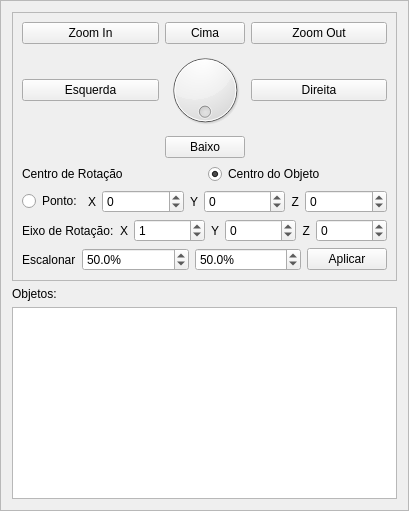
       <widget class="QFrame" name="frame">
        <property name="sizePolicy">
         <sizepolicy hsizetype="Preferred" vsizetype="Preferred">
          <horstretch>0</horstretch>
          <verstretch>0</verstretch>
         </sizepolicy>
        </property>
        <property name="frameShape">
         <enum>QFrame::StyledPanel</enum>
        </property>
        <property name="frameShadow">
         <enum>QFrame::Raised</enum>
        </property>
        <layout class="QVBoxLayout" name="verticalLayout_9">
         <item>
          <widget class="QFrame" name="frame_6">
           <property name="frameShape">
            <enum>QFrame::StyledPanel</enum>
           </property>
           <property name="frameShadow">
            <enum>QFrame::Raised</enum>
           </property>
           <layout class="QGridLayout" name="gridLayout_2">
            <item row="0" column="0">
             <layout class="QGridLayout" name="gridLayout_5">
              <item row="0" column="1">
               <widget class="QPushButton" name="pushButtonUp">
                <property name="text">
                 <string>Cima</string>
                </property>
               </widget>
              </item>
              <item row="2" column="1">
               <widget class="QPushButton" name="pushButtonDown">
                <property name="text">
                 <string>Baixo</string>
                </property>
               </widget>
              </item>
              <item row="1" column="0">
               <widget class="QPushButton" name="pushButtonLeft">
                <property name="maximumSize">
                 <size>
                  <width>16777215</width>
                  <height>16777215</height>
                 </size>
                </property>
                <property name="text">
                 <string>Esquerda</string>
                </property>
               </widget>
              </item>
              <item row="1" column="2">
               <widget class="QPushButton" name="pushButtonRight">
                <property name="text">
                 <string>Direita</string>
                </property>
               </widget>
              </item>
              <item row="0" column="2">
               <widget class="QPushButton" name="pushButtonZoomOut">
                <property name="text">
                 <string>Zoom Out</string>
                </property>
               </widget>
              </item>
              <item row="0" column="0">
               <widget class="QPushButton" name="pushButtonZoomIn">
                <property name="text">
                 <string>Zoom In</string>
                </property>
               </widget>
              </item>
              <item row="1" column="1">
               <widget class="QDial" name="dialRotate">
                <property name="sizePolicy">
                 <sizepolicy hsizetype="Minimum" vsizetype="Preferred">
                  <horstretch>0</horstretch>
                  <verstretch>0</verstretch>
                 </sizepolicy>
                </property>
                <property name="maximumSize">
                 <size>
                  <width>80</width>
                  <height>80</height>
                 </size>
                </property>
                <property name="minimum">
                 <number>0</number>
                </property>
                <property name="maximum">
                 <number>90</number>
                </property>
                <property name="pageStep">
                 <number>1</number>
                </property>
                <property name="value">
                 <number>0</number>
                </property>
                <property name="wrapping">
                 <bool>true</bool>
                </property>
               </widget>
              </item>
             </layout>
            </item>
            <item row="1" column="0">
             <layout class="QVBoxLayout" name="verticalLayout_3">
              <item>
               <layout class="QHBoxLayout" name="horizontalLayout_11">
                <item>
                 <widget class="QLabel" name="label_5">
                  <property name="text">
                   <string>Centro de Rotação</string>
                  </property>
                 </widget>
                </item>
                <item>
                 <widget class="QRadioButton" name="radioButtonCenter_Object">
                  <property name="text">
                   <string>Centro do Objeto</string>
                  </property>
                  <property name="checked">
                   <bool>true</bool>
                  </property>
                 </widget>
                </item>
               </layout>
              </item>
              <item>
               <layout class="QHBoxLayout" name="horizontalLayout_5">
                <item>
                 <widget class="QRadioButton" name="radioButtonCenter_Point">
                  <property name="text">
                   <string>Ponto:</string>
                  </property>
                 </widget>
                </item>
                <item>
                 <widget class="QLabel" name="label_9">
                  <property name="text">
                   <string>X</string>
                  </property>
                  <property name="alignment">
                   <set>Qt::AlignRight|Qt::AlignTrailing|Qt::AlignVCenter</set>
                  </property>
                 </widget>
                </item>
                <item>
                 <widget class="QDoubleSpinBox" name="point_x1_rotate">
                  <property name="sizePolicy">
                   <sizepolicy hsizetype="Expanding" vsizetype="Fixed">
                    <horstretch>0</horstretch>
                    <verstretch>0</verstretch>
                   </sizepolicy>
                  </property>
                  <property name="decimals">
                   <number>0</number>
                  </property>
                  <property name="minimum">
                   <double>-999999999.000000000000000</double>
                  </property>
                  <property name="maximum">
                   <double>999999999.000000000000000</double>
                  </property>
                 </widget>
                </item>
                <item>
                 <widget class="QLabel" name="label_10">
                  <property name="text">
                   <string>Y</string>
                  </property>
                  <property name="alignment">
                   <set>Qt::AlignRight|Qt::AlignTrailing|Qt::AlignVCenter</set>
                  </property>
                 </widget>
                </item>
                <item>
                 <widget class="QDoubleSpinBox" name="point_y1_rotate">
                  <property name="sizePolicy">
                   <sizepolicy hsizetype="Expanding" vsizetype="Fixed">
                    <horstretch>0</horstretch>
                    <verstretch>0</verstretch>
                   </sizepolicy>
                  </property>
                  <property name="decimals">
                   <number>0</number>
                  </property>
                  <property name="minimum">
                   <double>-999999999.000000000000000</double>
                  </property>
                  <property name="maximum">
                   <double>999999999.000000000000000</double>
                  </property>
                 </widget>
                </item>
                <item>
                 <widget class="QLabel" name="label_16">
                  <property name="text">
                   <string>Z</string>
                  </property>
                  <property name="alignment">
                   <set>Qt::AlignRight|Qt::AlignTrailing|Qt::AlignVCenter</set>
                  </property>
                 </widget>
                </item>
                <item>
                 <widget class="QDoubleSpinBox" name="point_z1_rotate">
                  <property name="sizePolicy">
                   <sizepolicy hsizetype="Expanding" vsizetype="Fixed">
                    <horstretch>0</horstretch>
                    <verstretch>0</verstretch>
                   </sizepolicy>
                  </property>
                  <property name="decimals">
                   <number>0</number>
                  </property>
                  <property name="minimum">
                   <double>-999999999.000000000000000</double>
                  </property>
                  <property name="maximum">
                   <double>999999999.000000000000000</double>
                  </property>
                 </widget>
                </item>
               </layout>
              </item>
             </layout>
            </item>
            <item row="2" column="0">
             <layout class="QHBoxLayout" name="horizontalLayout_33">
              <item>
               <widget class="QLabel" name="label_21">
                <property name="text">
                 <string>Eixo de Rotação:</string>
                </property>
               </widget>
              </item>
              <item>
               <widget class="QLabel" name="label_22">
                <property name="text">
                 <string>X</string>
                </property>
                <property name="alignment">
                 <set>Qt::AlignRight|Qt::AlignTrailing|Qt::AlignVCenter</set>
                </property>
               </widget>
              </item>
              <item>
               <widget class="QDoubleSpinBox" name="point_x2_rotate">
                <property name="sizePolicy">
                 <sizepolicy hsizetype="Expanding" vsizetype="Fixed">
                  <horstretch>0</horstretch>
                  <verstretch>0</verstretch>
                 </sizepolicy>
                </property>
                <property name="decimals">
                 <number>0</number>
                </property>
                <property name="minimum">
                 <double>-999999999.000000000000000</double>
                </property>
                <property name="maximum">
                 <double>999999999.000000000000000</double>
                </property>
                <property name="value">
                 <double>1.000000000000000</double>
                </property>
               </widget>
              </item>
              <item>
               <widget class="QLabel" name="label_23">
                <property name="text">
                 <string>Y</string>
                </property>
                <property name="alignment">
                 <set>Qt::AlignRight|Qt::AlignTrailing|Qt::AlignVCenter</set>
                </property>
               </widget>
              </item>
              <item>
               <widget class="QDoubleSpinBox" name="point_y2_rotate">
                <property name="sizePolicy">
                 <sizepolicy hsizetype="Expanding" vsizetype="Fixed">
                  <horstretch>0</horstretch>
                  <verstretch>0</verstretch>
                 </sizepolicy>
                </property>
                <property name="decimals">
                 <number>0</number>
                </property>
                <property name="minimum">
                 <double>-999999999.000000000000000</double>
                </property>
                <property name="maximum">
                 <double>999999999.000000000000000</double>
                </property>
               </widget>
              </item>
              <item>
               <widget class="QLabel" name="label_24">
                <property name="text">
                 <string>Z</string>
                </property>
                <property name="alignment">
                 <set>Qt::AlignRight|Qt::AlignTrailing|Qt::AlignVCenter</set>
                </property>
               </widget>
              </item>
              <item>
               <widget class="QDoubleSpinBox" name="point_z2_rotate">
                <property name="sizePolicy">
                 <sizepolicy hsizetype="Expanding" vsizetype="Fixed">
                  <horstretch>0</horstretch>
                  <verstretch>0</verstretch>
                 </sizepolicy>
                </property>
                <property name="decimals">
                 <number>0</number>
                </property>
                <property name="minimum">
                 <double>-999999999.000000000000000</double>
                </property>
                <property name="maximum">
                 <double>999999999.000000000000000</double>
                </property>
               </widget>
              </item>
             </layout>
            </item>
            <item row="3" column="0">
             <layout class="QHBoxLayout" name="horizontalLayout_12">
              <item>
               <widget class="QLabel" name="label_7">
                <property name="text">
                 <string>Escalonar</string>
                </property>
               </widget>
              </item>
              <item>
               <widget class="QDoubleSpinBox" name="point_x_scale">
                <property name="sizePolicy">
                 <sizepolicy hsizetype="Expanding" vsizetype="Fixed">
                  <horstretch>0</horstretch>
                  <verstretch>0</verstretch>
                 </sizepolicy>
                </property>
                <property name="minimumSize">
                 <size>
                  <width>80</width>
                  <height>0</height>
                 </size>
                </property>
                <property name="suffix">
                 <string>%</string>
                </property>
                <property name="decimals">
                 <number>1</number>
                </property>
                <property name="minimum">
                 <double>-100000000.000000000000000</double>
                </property>
                <property name="maximum">
                 <double>1000000000.000000000000000</double>
                </property>
                <property name="value">
                 <double>50.000000000000000</double>
                </property>
               </widget>
              </item>
              <item>
               <widget class="QDoubleSpinBox" name="point_y_scale">
                <property name="sizePolicy">
                 <sizepolicy hsizetype="Expanding" vsizetype="Fixed">
                  <horstretch>0</horstretch>
                  <verstretch>0</verstretch>
                 </sizepolicy>
                </property>
                <property name="minimumSize">
                 <size>
                  <width>80</width>
                  <height>0</height>
                 </size>
                </property>
                <property name="suffix">
                 <string>%</string>
                </property>
                <property name="decimals">
                 <number>1</number>
                </property>
                <property name="minimum">
                 <double>-100000000.000000000000000</double>
                </property>
                <property name="maximum">
                 <double>999999999.000000000000000</double>
                </property>
                <property name="value">
                 <double>50.000000000000000</double>
                </property>
               </widget>
              </item>
              <item>
               <widget class="QPushButton" name="pushButtonEscalonamentoAplicar">
                <property name="text">
                 <string>Aplicar</string>
                </property>
               </widget>
              </item>
             </layout>
            </item>
           </layout>
          </widget>
         </item>
         <item>
          <layout class="QVBoxLayout" name="verticalLayout_5">
           <item>
            <widget class="QLabel" name="label_4">
             <property name="text">
              <string>Objetos:</string>
             </property>
            </widget>
           </item>
           <item>
            <widget class="QListWidget" name="listWidgetObjects">
             <property name="sizePolicy">
              <sizepolicy hsizetype="Minimum" vsizetype="Expanding">
               <horstretch>0</horstretch>
               <verstretch>0</verstretch>
              </sizepolicy>
             </property>
             <property name="selectionMode">
              <enum>QAbstractItemView::SingleSelection</enum>
             </property>
            </widget>
           </item>
          </layout>
         </item>
        </layout>
       </widget>
